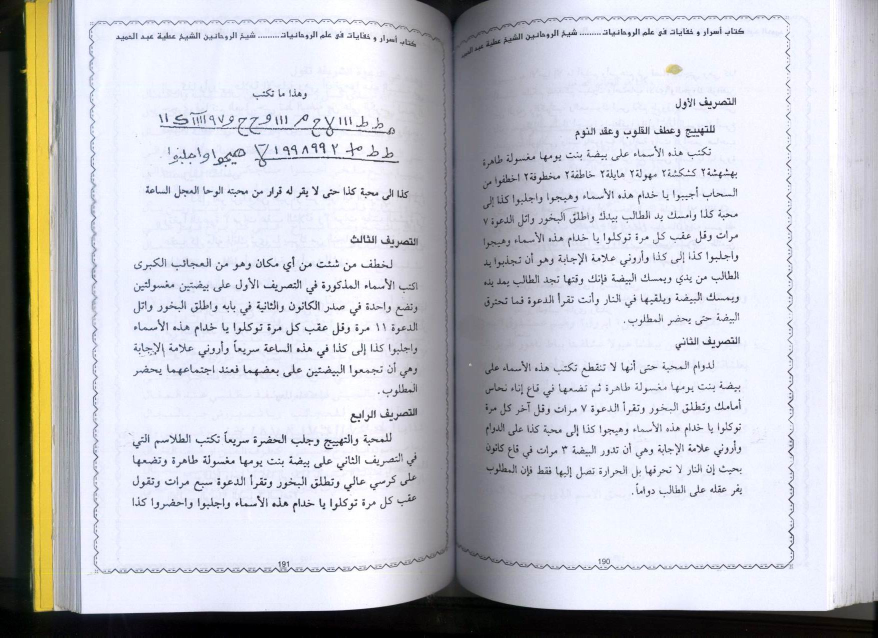
#> input picture Picture 097.jpg, 1755 x 1275 px (shown at 1/2 size)
$ python crop_rajah_batch39.py
#> lines starting #> are read from the running program, lines starting #| are printed output that depends on the picture; after the words box and inside, x2 and y2 are one past the last pixel; in counts of white or black regions, pixels touching at a corner belong together
#!/usr/bin/env python3
"""
Crop Rajah/Tilsam Batch 39 — Halaman 190-194.

Dua rajah, keduanya tilsam baris (bukan wafaq berkotak):
  Hal191  Tilsam at-Tashrif ats-Tsani  — dua baris goresan bergaris bawah
  Hal192  Tilsam at-Tashrif as-Sadis   — satu baris goresan bergaris bawah
Hal190, Hal193, dan Hal194 murni teks — tanpa rajah.

Standar flat-field + latar putih murni 255 sama persis dengan Batch 38:
peta dua titik BLACK_AT..WHITE_AT dengan WHITE_AT = 0.84, lalu WHITE_SNAP
mengunci setiap piksel >= 235 tepat ke 255.

Catatan geometri khusus batch ini: kedua tilsam adalah coretan satu baris
yang diapit teks cetak di atas (judul `وهذا ما تكتب`) dan di bawahnya.
Deteksi kotak karena itu dibatasi pada pita-y di antara kedua teks
tersebut. Pada Hal192 pembatasan sumbu-x juga wajib: goresan garis bawah
tilsam dan **bingkai hiasan tepi halaman** berada pada baris piksel yang
sama, sehingga pengukuran tanpa batas-x melaporkan tepi kanan di
x=0.8741 (itu bingkai halaman, bukan tilsam). Tepi kanan yang benar
adalah x=0.7396.

Catatan resolusi: scan sumber 1755x1275 px untuk satu bentangan 2
halaman, jadi ~155 DPI optik per halaman. Output ditandai 300 DPI dan
di-upscale 4x LANCZOS mengikuti konvensi batch sebelumnya di repo ini —
ketajaman optiknya tetap setara sumber, bukan hasil scan ulang 300 DPI.

Pemetaan sumber yang sudah diverifikasi lewat nomor halaman cetak:
Picture 097 -> Hal190 (kanan) / Hal191 (kiri)
Picture 098 -> Hal192 (kanan) / Hal193 (kiri)
Picture 099 -> Hal194 (kanan) / Hal195 (kiri)
"""
from PIL import Image, ImageFilter
import numpy as np
import os

BASE = os.path.dirname(os.path.abspath(__file__))
OUTDIR = os.path.join(BASE, "terjemahan", "assets")

# (sumber, keluaran, x0, y0, x1, y1)
RAJAH = [
    ("Picture 097.jpg", "rajah-hal-191-tilasm-tashrif-tsani.jpg", 0.1812, 0.1733, 0.4541, 0.2612),
    ("Picture 098.jpg", "rajah-hal-192-tilasm-tashrif-sadis.jpg", 0.5510, 0.6588, 0.7396, 0.6878),
]

MARGIN_X = 0.006
MARGIN_Y = 0.005
SCALE = 4
PAD = 70
BG_WINDOW = 31
BLACK_AT = 0.55
WHITE_AT = 0.84
WHITE_SNAP = 235          # >= nilai ini dikunci ke putih murni 255


def flatten(img):
    """Ratakan pencahayaan lalu putihkan kertas ke 255, pertahankan tinta."""
    g = np.array(img.convert("L")).astype(np.float32)

    bg = img.convert("L").filter(ImageFilter.MaxFilter(BG_WINDOW))
    bg = bg.filter(ImageFilter.GaussianBlur(BG_WINDOW / 2))
    bg = np.maximum(np.array(bg).astype(np.float32), 1.0)

    ratio = g / bg
    out = np.clip((ratio - BLACK_AT) / (WHITE_AT - BLACK_AT), 0, 1) * 255
    out = out.astype(np.uint8)
    out = np.where(out >= WHITE_SNAP, 255, out)          # latar putih murni
    return Image.fromarray(out.astype(np.uint8)).convert("RGB")


def crop_rajah(src, out, x0, y0, x1, y1):
    im = Image.open(os.path.join(BASE, src)).convert("RGB")
    w, h = im.size
    box = (
        max(0, int(w * (x0 - MARGIN_X))),
        max(0, int(h * (y0 - MARGIN_Y))),
        min(w, int(w * (x1 + MARGIN_X))),
        min(h, int(h * (y1 + MARGIN_Y))),
    )
    crop = flatten(im.crop(box))
    crop = crop.resize((crop.size[0] * SCALE, crop.size[1] * SCALE), Image.LANCZOS)

    padded = Image.new("RGB", (crop.size[0] + PAD * 2, crop.size[1] + PAD * 2), (255, 255, 255))
    padded.paste(crop, (PAD, PAD))
    padded.save(os.path.join(OUTDIR, out), "JPEG", quality=95, dpi=(300, 300))

    a = np.array(padded.convert("L"))
    ink = a < 100
    bersih = 100 * (a[~ink] == 255).mean()
    print(f"  {out:42s} {padded.size[0]:5d}x{padded.size[1]:<5d} "
          f"non-tinta_putih_murni={bersih:5.1f}%  tinta={100 * ink.mean():4.1f}%")


if __name__ == "__main__":
    os.makedirs(OUTDIR, exist_ok=True)
    print("Crop Rajah Batch 39 — Hal 190-194:")
    for args in RAJAH:
        crop_rajah(*args)
#> in crop_rajah, im is the input picture: PIL image 1755x1275 RGB; mean R, G, B 197.6, 198.8, 205.4
#> in flatten, `g = np.array(img.convert("L")).astype(np.float32)`:
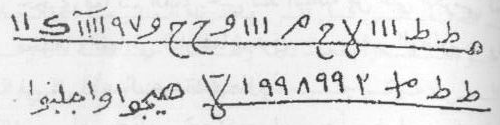
#> g: shape (125, 500) float32; min 33, max 255, mean 222.9
#> in flatten, `bg = img.convert("L").filter(ImageFilter.MaxFilter(BG_WINDOW))`:
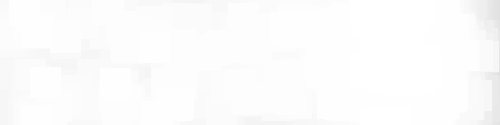
#> bg: PIL image 500x125 L; min 225, max 255, mean 252.3
#> in flatten, `ratio = g / bg`:
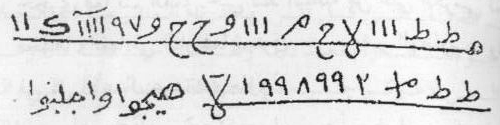
#> ratio: shape (125, 500) float32; min 0.13, max 1.01, mean 0.884; drawn with min black and max white
#> in flatten, `out = np.clip((ratio - BLACK_AT) / (WHITE_AT - BLACK_AT), 0, 1) * 255`:
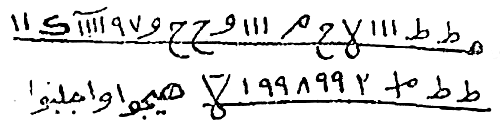
#> out: shape (125, 500) float32; min 0, max 255, mean 226
#> in crop_rajah, `crop = crop.resize((crop.size[0] * SCALE, crop.size[1] * SCALE), Image..`:
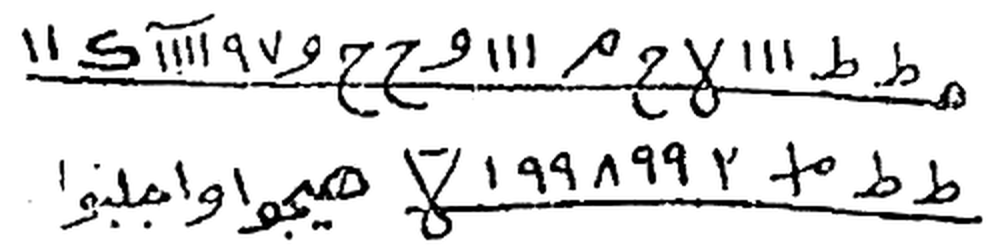
#> crop: PIL image 2000x500 RGB (shown at 1/2 size); min 0, max 255, mean 225.9
#> in crop_rajah, `padded = Image.new("RGB", (crop.size[0] + PAD * 2, crop.size[1] + PAD ..`: padded: PIL image 2140x640 RGB; every value is 255
#> in crop_rajah, `padded.paste(crop, (PAD, PAD))`:
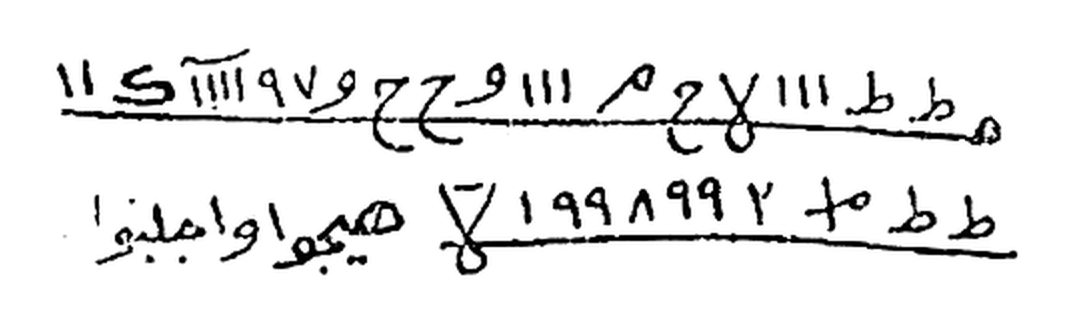
#> padded: PIL image 2140x640 RGB (shown at 1/2 size); min 0, max 255, mean 233.7
#> in crop_rajah, `ink = a < 100`:
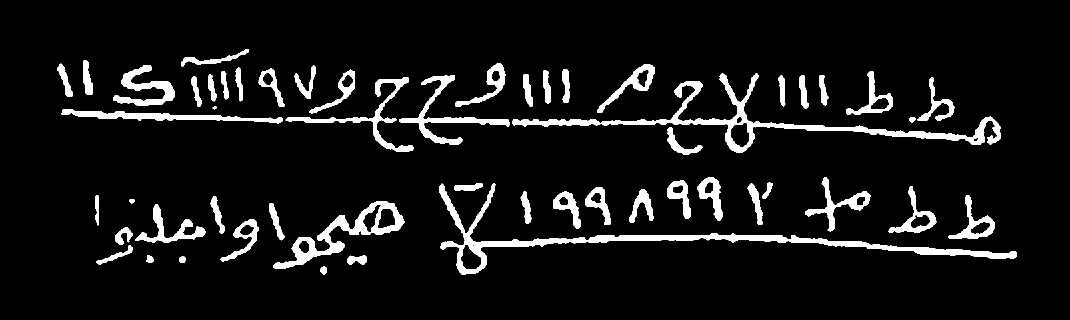
#> ink: shape (640, 2140) bool (shown at 1/2 size); 7.7% white; 54 white regions, largest, box (x1, y1, x2, y2) and area: (878, 366, 2034, 550) 16379, (1024, 147, 2001, 306) 15129, (546, 402, 809, 538) 7552
#> in crop_rajah, `bersih = 100 * (a[~ink] == 255).mean()`: bersih = 88.9
#|   rajah-hal-191-tilasm-tashrif-tsani.jpg      2140x640   non-tinta_putih_murni= 88.9%  tinta= 7.7%
#> pass 2 of the loop `for args in RAJAH:`:
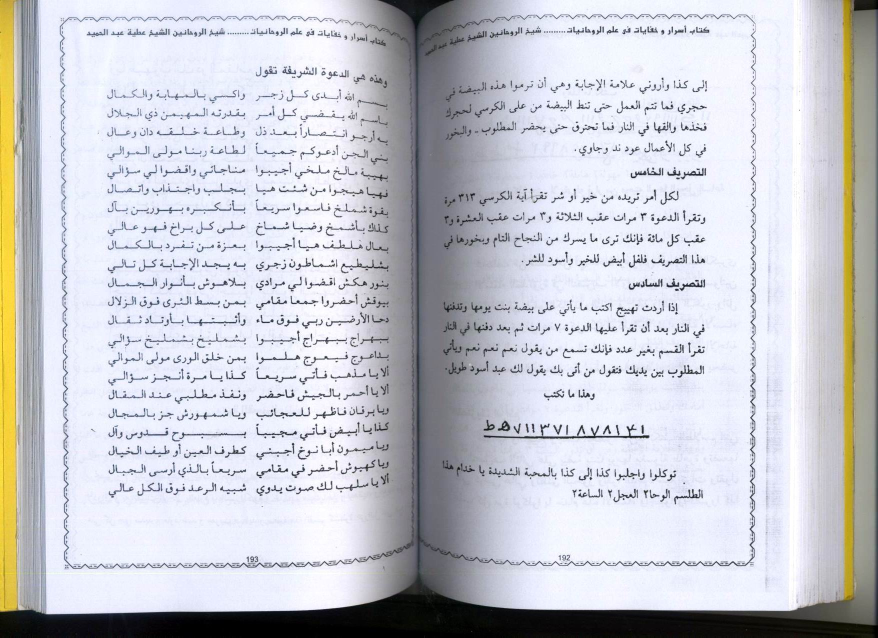
#> input picture Picture 098.jpg, 1755 x 1275 px (shown at 1/2 size)
#> in crop_rajah, im is the input picture: PIL image 1755x1275 RGB; mean R, G, B 198.8, 200.1, 206.6
#> g: shape (50, 352) float32
#> ratio: shape (50, 352) float32
#> crop: PIL image 1408x200 RGB
#> in crop_rajah (call 2), `padded.paste(crop, (PAD, PAD))`:
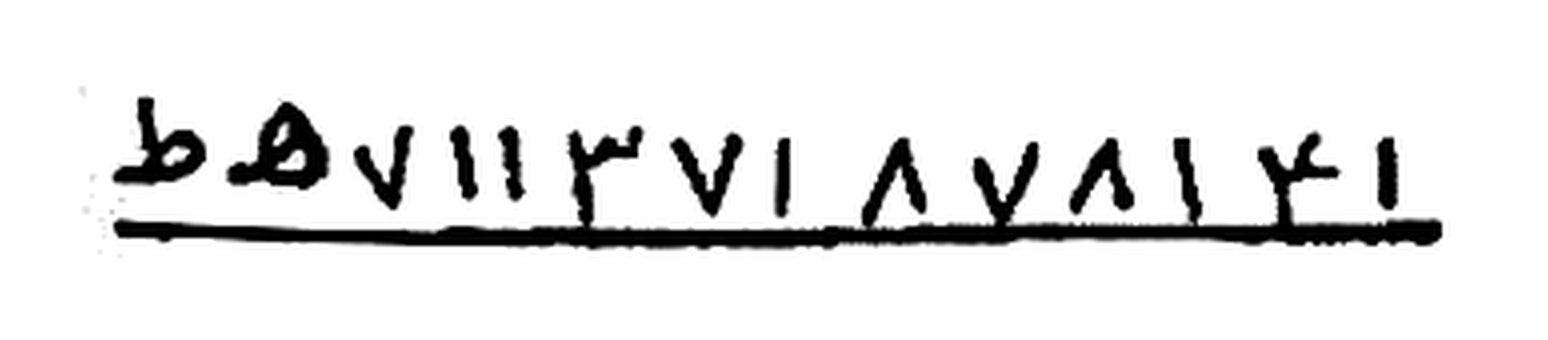
#> padded: PIL image 1548x340 RGB; min 0, max 255, mean 229.6
#> a: shape (340, 1548)
#> in crop_rajah (call 2), `ink = a < 100`:
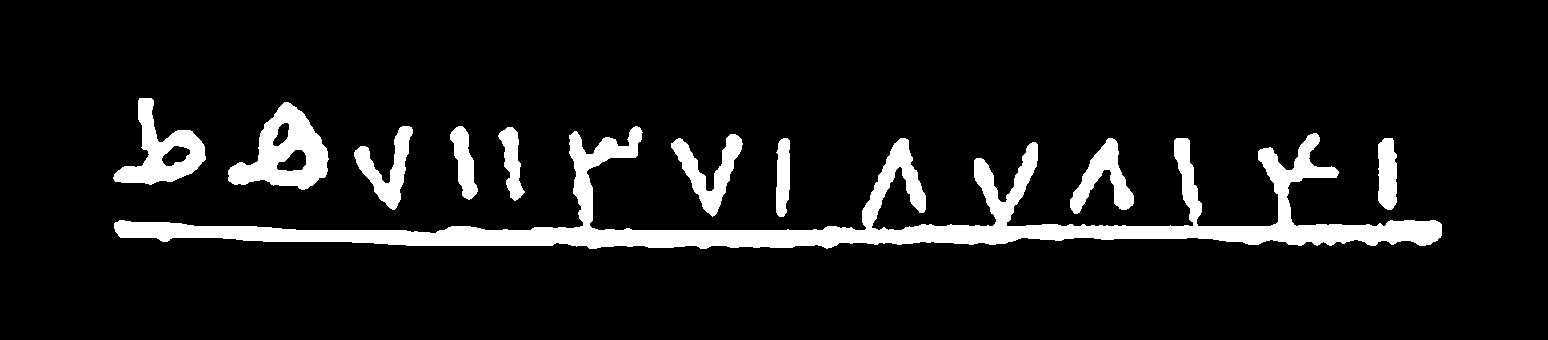
#> ink: shape (340, 1548) bool; 9.4% white; 10 white regions, largest, box (x1, y1, x2, y2) and area: (114, 126, 1442, 249) 31448, (228, 102, 329, 190) 4427, (113, 98, 206, 185) 3227
#> bersih = 90.32
#|   rajah-hal-192-tilasm-tashrif-sadis.jpg      1548x340   non-tinta_putih_murni= 90.3%  tinta= 9.4%
    print(f"Selesai — {len(RAJAH)} rajah ke {OUTDIR}")
